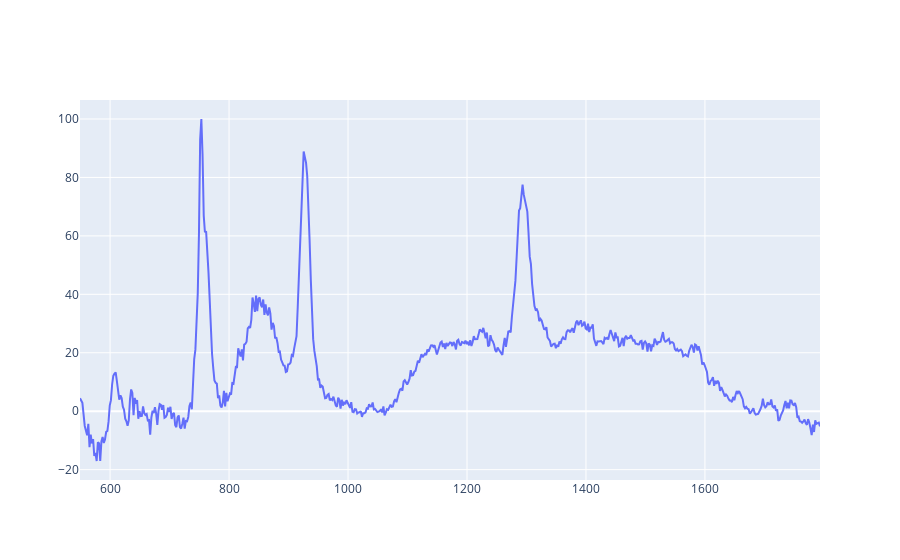

This figure's notebook cell:
### Code cell
trace1 = {"x":freq_exp, "y": counts}
trace2 = {"x":freq_exp, "y": counts}
iplot([trace1])

### Figure 1 — Plotly figure (JSON) as saved in the notebook; plotly's stock layout.template omitted (floating-point values rounded to 4 significant figures; data arrays with more than 128 entries replaced by an {"elided": "..."} marker saying what was removed)
{"data": [{"type": "scatter", "x": {"elided": "616 float values"}, "y": {"elided": "616 float values"}}], "layout": {"autosize": true, "xaxis": {"autorange": true, "range": [549.4, 1793.0], "type": "linear"}, "yaxis": {"autorange": true, "range": [-23.54, 106.5], "type": "linear"}}}
